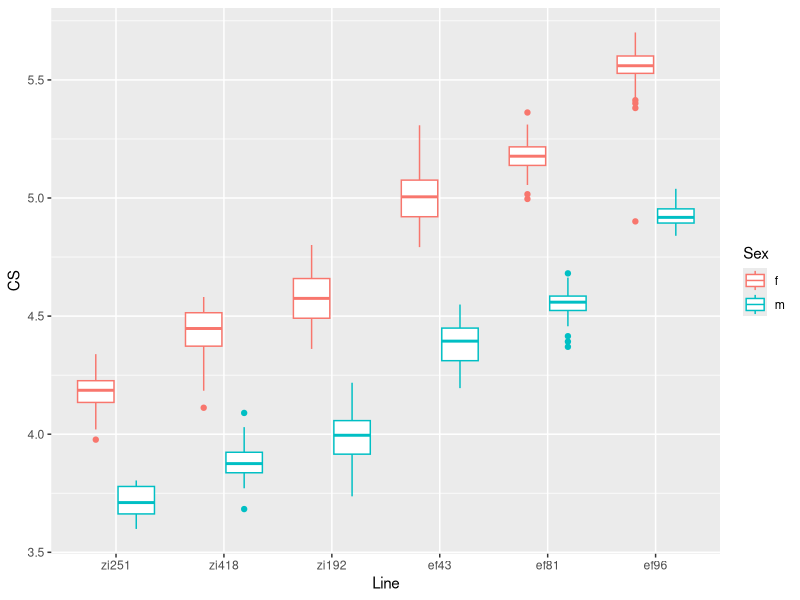
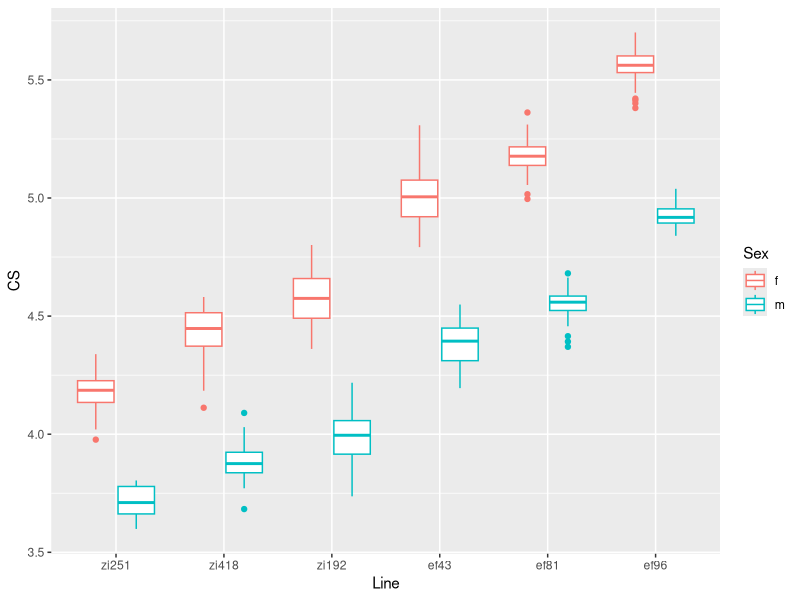

R code for these plots, in order:
########## Loading Libraries #########
library(tidyverse)

######################################

#reading in pure line data
wings_raw <- read_tsv("PureLines_New.dat", col_names = TRUE)


#Creating a variable to remove uninformative/duplicate tags (file number, file path on lab PC, landmarks for creating spline, date and time file was made, sex (this tag is always MF, not informative), Perp (tag of imager used to track undergraduate work, spliner introduces error))
Crap_Col <- c("CPFile","Crap", "O1x", "O1y", "O2x", "O2y", "Date", "Time", "Tags", "Sex", "Perp")
## BMB: nice.

#Cleaning the raw data to extract important info from file names and create unique fly IDs within each line (can be used to select flies for genotyping later)
wings <- (wings_raw 
          %>% separate("File", into= c("Crap", "Spline", "Line", "Slide", "Real_Sex", "Fly"), sep = "_")
          %>% select(-Crap_Col)
          %>% unite(Fly_ID, Slide, Fly)
)

#Making line and sex and scale factors 
levels(wings$Line) <- c("ef81", "ef96", "ef43", "zi192", "zi251", "zi418")
wings$Line <- factor(wings$Line)
levels(wings$Real_Sex) <- c("f", "m")
wings$Sex <- factor(wings$Real_Sex)
wings$Scale <- factor(wings$Scale)
## BMB: why setting this on wings_raw ... ??
levels(wings_raw$Scale) <- c("0.01134", "0.00694")

## BMB: slightly safer to do this with factor()
wings <- (wings
    ## don't need explicit factor levels when they're alphabetical anyway?
    %>% mutate(Line=factor(Line),
    ## curious: why levels not in numeric order?   
               Scale=factor(Scale,levels=c("0.01134","0.00694")),
               Sex=factor(Real_Sex,levels=c("f","m")))
)
               
               
               



#I want to make sure that the fly IDs are unique within each line and sex. Should not be more than 1  
#The computer creates these numbers but the starting point has to be set by the human imaging the slide
print(wings
      %>% group_by(Line, Fly_ID, Sex)
      %>% summarise(count = n())
      %>% filter(count > 1))

## BMB: do this to check automatically ...
stopifnot(all(with(wings,table(Line,Fly_ID,Sex)) %in% c(0,1)))

## why not reorder lines by CS?
wings <- wings %>% mutate(Line=fct_reorder(Line,CS))
#Using a boxplot I want to look for outliers in centroid size 
ggplot(wings, aes(y = CS, x = Line, color = Sex)) + 
  geom_boxplot()

#There is one weird outlier in the EF96 female flies that is really small (like a male fly). I think it might be sexed wrong and want to remove this from the data set because I don't trust it
#this is the smallest ef96 f in the data set 

#Fist I will identify the flyID of this animal 
print(wings
      %>% filter(Line == "ef96", Real_Sex == "f")
      %>% top_n(-1, CS)
      %>% select(Fly_ID, Line, Real_Sex)
  )


#removing the outlier from the data set 
clean_wings <- wings[!(wings$Fly_ID == "3_09.tif" & wings$Real_Sex == "f" & wings$Line == "ef96"),]

## or
clean_wings <- filter(wings, !(Fly_ID=="3_09.tif" & Real_Sex=="f" & Line == "ef96"))

#checking the boxplot. The outlier is gone!!!! 
ggplot(clean_wings, aes(y = CS, x = Line, color = Sex)) + 
  geom_boxplot()

## BMB: nice.
## score: 2.5 (2 = fine, 3=excellent)

